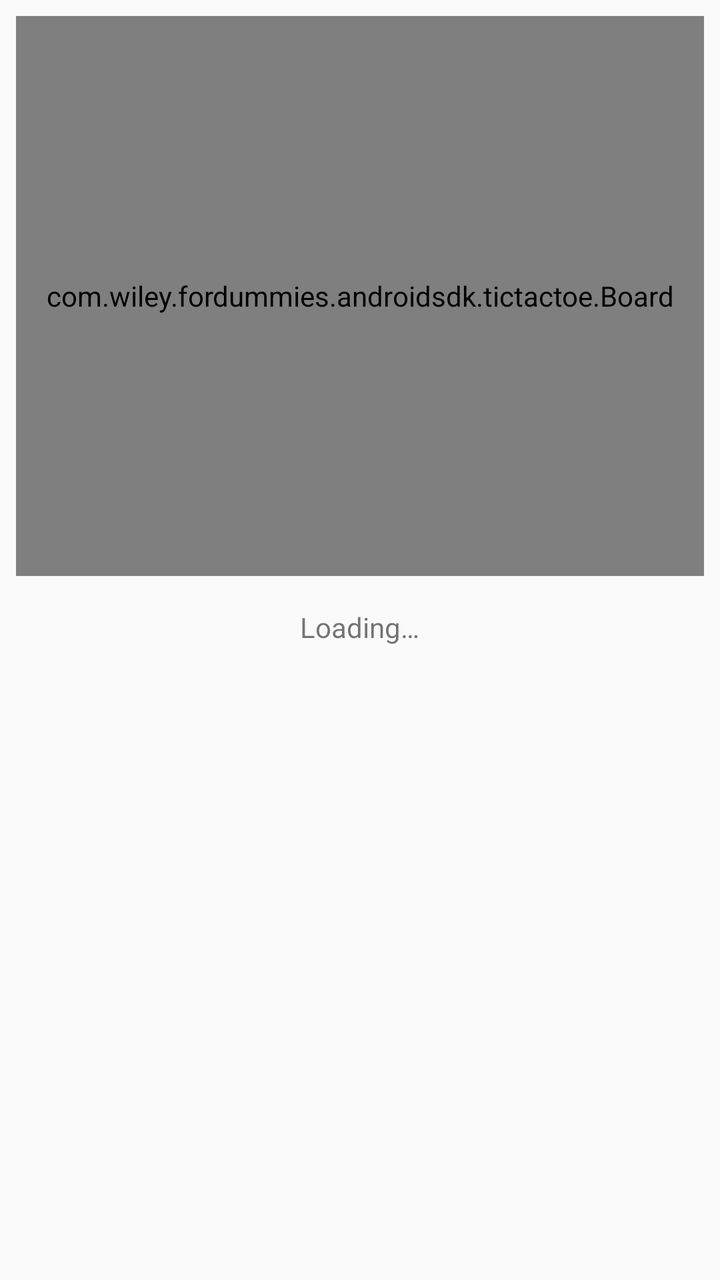
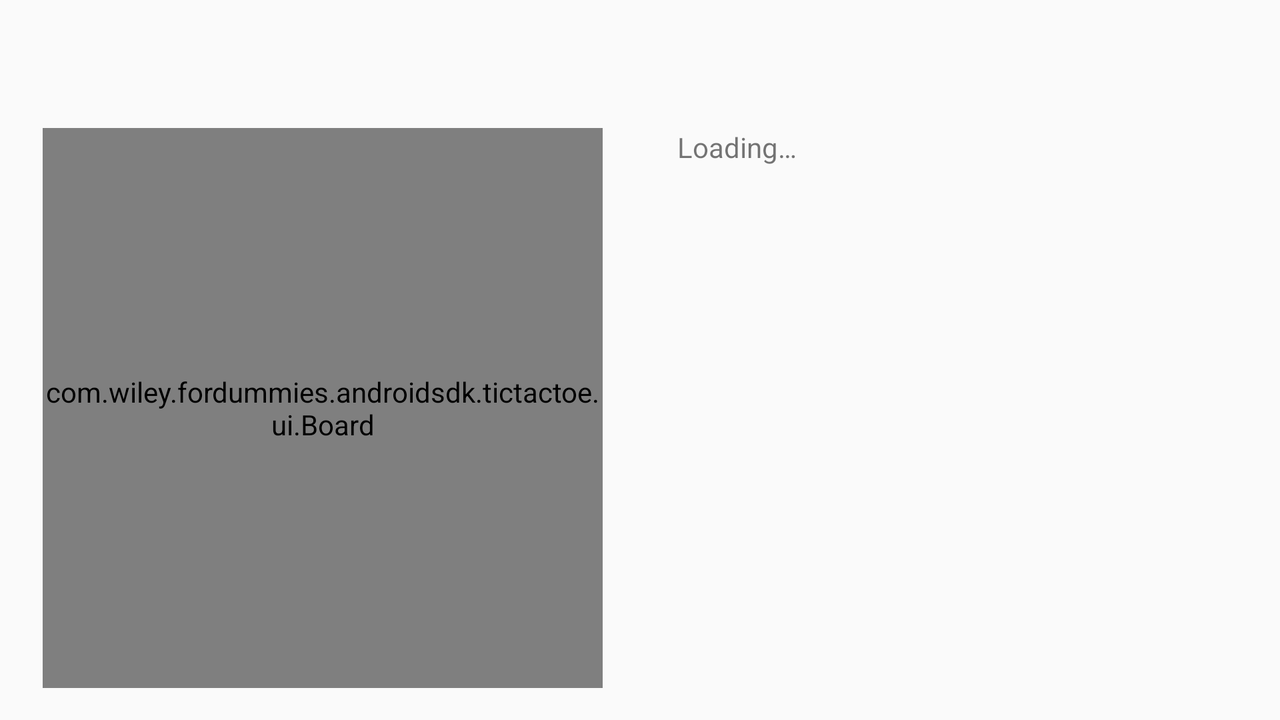

One screen, two layout resources from the same app: the default and the repository's alternative for another configuration. Each is rendered where Android would select it; the XML of both is given below.
<!-- AndroidManifest.xml: application theme AppTheme -->
<!-- res/layout/fragment_game_session.xml -->
<?xml version="1.0" encoding="utf-8"?>
<LinearLayout xmlns:android="http://schemas.android.com/apk/res/android"
              android:orientation="vertical"
              android:layout_width="match_parent"
              android:layout_height="match_parent"
              android:gravity="center_horizontal">

    <com.wiley.fordummies.androidsdk.tictactoe.Board
        android:id="@+id/board"
        android:layout_width="match_parent"
        android:layout_height="280dip"
        android:layout_marginLeft="8dp"
        android:layout_marginRight="8dp"
        android:layout_marginTop="8dp"
        android:layout_marginBottom="8dp"/>

    <TextView
        android:id="@+id/gameInfo"
        android:layout_width="wrap_content"
        android:layout_height="wrap_content"
        android:text="@string/loading"
        android:gravity="center_vertical"
        android:layout_marginTop="8dp"
        android:layout_marginLeft="8dp"
        android:layout_marginRight="8dp"
        android:layout_marginBottom="8dp"/>
    <TextView
        android:id="@+id/scoreboard"
        android:layout_width="wrap_content"
        android:layout_height="wrap_content"
        android:gravity="center_vertical"
        android:layout_marginLeft="8dip"
        android:layout_marginRight="8dip"
        />

</LinearLayout>
<!-- resources referenced by this layout -->
<resources>
  <string name="loading">Loading…</string>
  <style name="AppTheme" parent="Theme.AppCompat.DayNight.DarkActionBar">
          
          <item name="colorPrimary">@color/colorPrimary</item>
          <item name="colorPrimaryDark">@color/colorPrimaryDark</item>
          <item name="colorAccent">@color/colorAccent</item>
          <item name="preferenceTheme">@style/PreferenceThemeOverlay</item>
      </style>
</resources>
<!-- res/layout-land/fragment_game_session.xml (the repository's variant of the layout above) -->
<!-- drawn on the phone turned sideways -->
<?xml version="1.0" encoding="utf-8"?>
<androidx.constraintlayout.widget.ConstraintLayout xmlns:android="http://schemas.android.com/apk/res/android"
	xmlns:app="http://schemas.android.com/apk/res-auto"
	android:id="@+id/linearLayout3"
	android:layout_width="match_parent"
	android:layout_height="match_parent"
	android:layout_marginTop="?attr/actionBarSize">

	<com.wiley.fordummies.androidsdk.tictactoe.ui.Board
		android:id="@+id/board"
		android:layout_width="0dp"
		android:layout_height="0dp"
		android:layout_marginTop="16dp"
		android:layout_marginStart="16dp"
		android:layout_marginEnd="16dp"
		android:layout_marginBottom="16dp"
		app:layout_constraintDimensionRatio="1:1"
		app:layout_constraintBottom_toBottomOf="parent"
		app:layout_constraintEnd_toStartOf="@+id/gameInfo"
		app:layout_constraintStart_toStartOf="parent"
		app:layout_constraintTop_toTopOf="parent" />


	<TextView
		android:id="@+id/gameInfo"
		android:layout_width="0dp"
		android:layout_height="wrap_content"
		android:layout_marginTop="16dp"
		android:layout_marginStart="16dp"
		android:layout_marginEnd="16dp"
		android:layout_marginBottom="16dp"
		android:gravity="center_vertical"
		android:text="@string/loading"
		app:layout_constraintEnd_toEndOf="parent"
		app:layout_constraintStart_toEndOf="@+id/board"
		app:layout_constraintTop_toTopOf="parent" />

	<TextView
		android:id="@+id/scoreboard"
		android:layout_width="0dp"
		android:layout_height="wrap_content"
		android:layout_marginStart="16dp"
		android:layout_marginTop="16dp"
		android:layout_marginEnd="16dp"
		android:layout_marginBottom="16dp"
		android:gravity="center_vertical"
		app:layout_constraintBottom_toBottomOf="parent"
		app:layout_constraintEnd_toEndOf="parent"
		app:layout_constraintStart_toEndOf="@+id/board"
		app:layout_constraintTop_toBottomOf="@+id/gameInfo" />


</androidx.constraintlayout.widget.ConstraintLayout>
